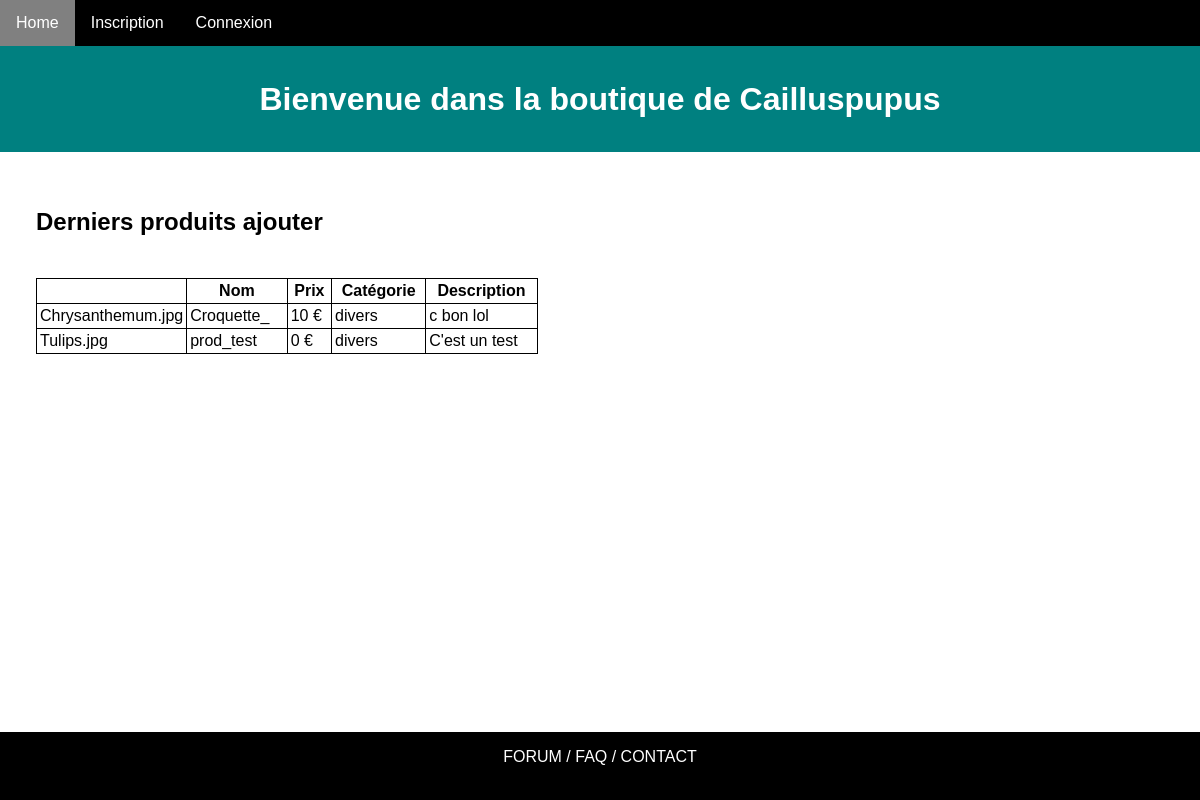
The page / on the database its author committed.
### tables this page shows
CREATE TABLE IF NOT EXISTS `produit` (
  `id_prod` int(10) NOT NULL AUTO_INCREMENT,
  `date` timestamp NOT NULL DEFAULT CURRENT_TIMESTAMP,
  `nom` char(30) NOT NULL,
  `type` char(30) DEFAULT 'divers',
  `description` char(250) NOT NULL,
  `image` mediumblob NOT NULL,
  `prix` int(7) NOT NULL,
  `qte` int(3) NOT NULL DEFAULT '1',
  PRIMARY KEY (`id_prod`)
);

### index.php (the view, shortened to what this page needs)
<!DOCTYPE html>
<html>
	<head>
		<link rel="stylesheet" type="text/css" href="css/style.css">
	</head>
	<body>
				<?php include ('include/_header.php');
				 ?>
				<div class="presentation"><h1>Bienvenue dans la boutique de Cailluspupus</h1></div>
				<div class="contain_" id="boutique">
					<h2>Derniers produits ajouter</h2>
						<table><tr><th></th>
							<th>Nom</th>
							<th>Prix</th>
							<th>Catégorie</th>
							<th>Description</th></tr>
					<?php
						$reponse = $bdd->query('SELECT nom, type, image, prix, description FROM Produit ORDER BY date DESC LIMIT 0, 20');
						while ($donnees = $reponse->fetch())
						{
						echo
						'<tr><td class="img_prod_mag">'. htmlspecialchars($donnees['image']) . '</td>
						<td>'. htmlspecialchars($donnees['nom']) . '</td>
						<td>'. htmlspecialchars($donnees['prix']) . ' € </td>
						<td>'. htmlspecialchars($donnees['type']) . '</td>
						<td>'. htmlspecialchars($donnees['description']) . '</td></tr>';
						}
					?>
					</table>
				</div>
				<?php include 'include/_footer.php'; ?>
	</body>
</html>

### css/style.css (style rules this page uses)
body { font-family: helvetica; margin: 0; }
.presentation { text-align:center; padding-top: 5%; padding-bottom: 1%; background-color: teal; color: white; }
.contain_ { padding: 3%; margin-bottom:5%; }
h2 { padding-bottom: 2%; }
table, td, th { border: 1px solid black; border-collapse: collapse; }
td, th { padding: 3px; }
.img_prod, .img_prod_mag { width: 30%; height: auto; }

### rows shown on the page
produit: image "Chrysanthemum.jpg", nom "Croquette_", prix "10", type "divers", description "c bon lol"
produit: image "Tulips.jpg", nom "prod_test", prix "0", type "divers", description "C'est un test"
